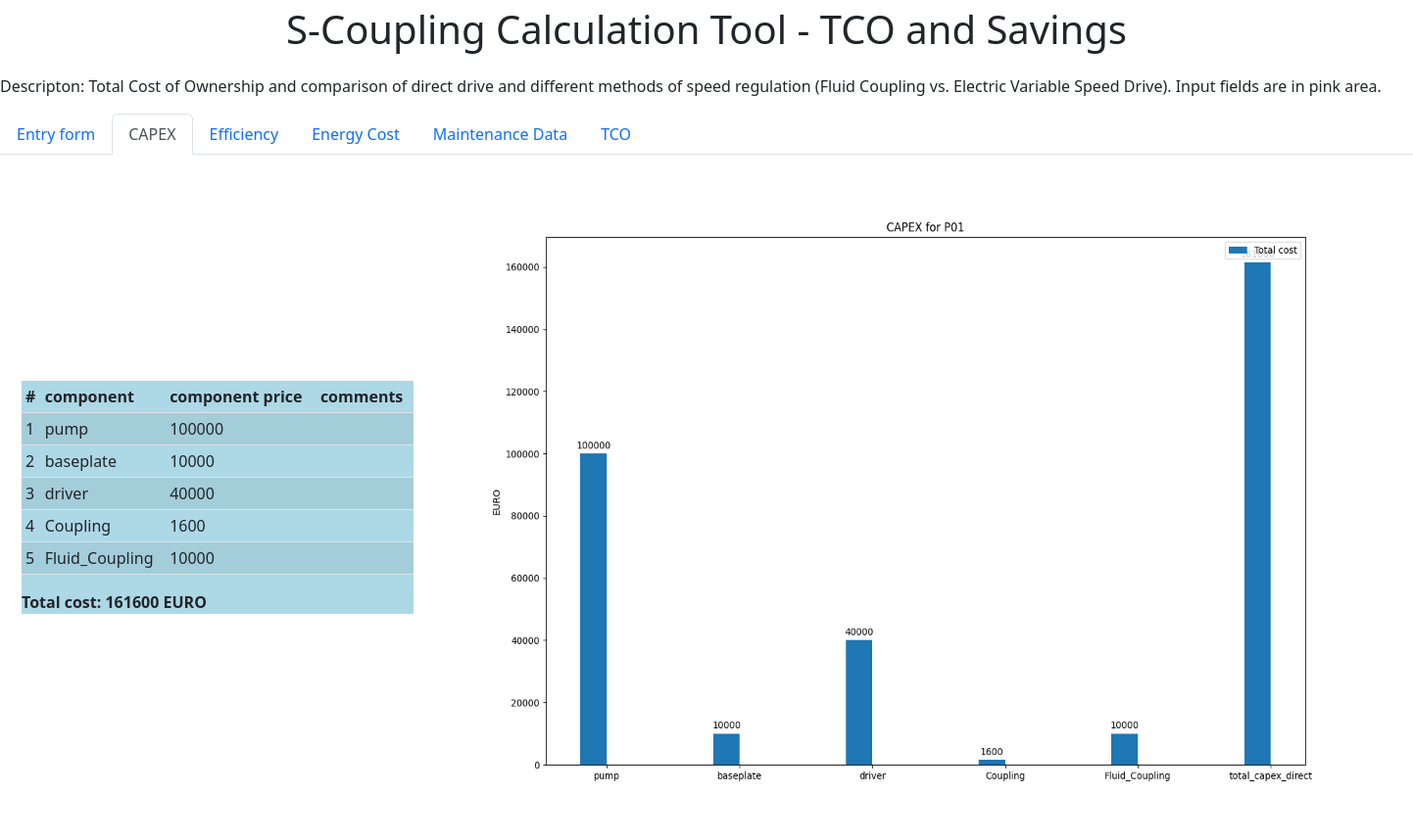
The app's page /capex, older data.
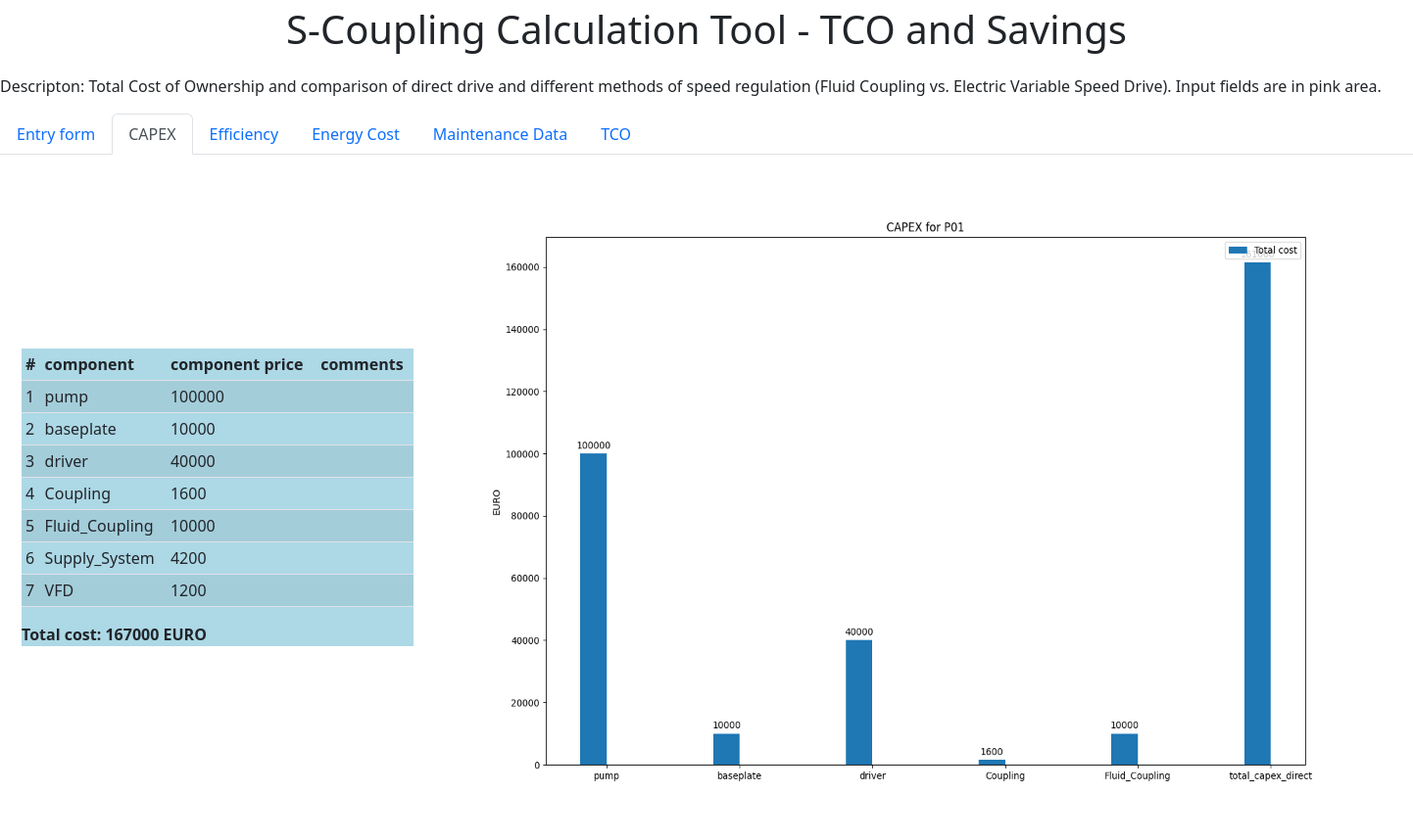
The same page, newer data.
### app.py (models this page shows, shortened)
class Component(db.Model):
    id=db.Column(db.Integer, primary_key=True)
    component = db.Column(db.String(30), nullable=False)
    comments = db.Column(db.String(30), nullable=False)
    component_price=db.Column(db.Integer, nullable=False)

### app.py (the view)
@app.route('/capex', methods=['POST','GET'])
def capex():
    unit_components = Component.query.all()
    generals = General.query.all()
    unit_name = generals[0].unit_name
    total_capex_direct=0
    direct=[]
    for i in range(len(unit_components)):
        total_capex_direct+=unit_components[i].component_price
        direct.append(unit_components[i].component_price)
    direct.append(total_capex_direct)
    labels=[]
    for j in range(len(unit_components)):
        labels.append(unit_components[j].component)
    labels.append('total_capex_direct')
    x = np.arange(len(labels))  # the label locations
    width = 0.20  # the width of the bars
    fig, ax = plt.subplots(figsize=(15,10))
    rects1 = ax.bar(x - width / 2, direct, width, label='Total cost')
    ax.set_ylabel('EURO')
    ax.set_title('CAPEX for '+unit_name)
    ax.set_xticks(x, labels)
    ax.legend()
    ax.bar_label(rects1, padding=3)
    fig.savefig('static/capex.png')  # save the figure to file
    plt.close(fig)
    try:
        return render_template('capex.html',x=x,unit_name=unit_name,unit_components=unit_components,total_capex_direct=total_capex_direct)
    except:
        return render_template('capex.html', unit_name=unit_name,unit_components=unit_components, total_capex_direct=total_capex_direct)

### templates/capex.html (shortened to what this page needs)
{% extends 'base.html'%}
{%block body%}
<ul class="nav nav-tabs" id="myTab" role="tablist">
  <li class="nav-item" role="presentation">
    <a class="nav-link" id="form" data-bs-toggle="tab" data-bs-target="#Entry form" type="button" role="tab" aria-controls="Entry form" aria-selected="false" href="/form_page">Entry form</a>
  </li>
  <li class="nav-item" role="presentation">
    <a class="nav-link active" id="capex" data-bs-toggle="tab" data-bs-target="#capex" type="button" role="tab" aria-controls="capex" aria-selected="true" href="/capex">CAPEX</a>
  </li>
  <li class="nav-item" role="presentation">
    <a class="nav-link" id="efficiency" data-bs-toggle="tab" data-bs-target="#efficiency" type="button" role="tab" aria-controls="efficiency" aria-selected="false" href="/efficiency">Efficiency</a>
  </li>
    <li class="energy" role="presentation">
    <a class="nav-link" id="energy" data-bs-toggle="tab" data-bs-target="#energy" type="button" role="tab" aria-controls="energy" aria-selected="false" href="/energy">Energy Cost</a>
  </li>
    <li class="energy" role="presentation">
    <a class="nav-link" id="maintenance" data-bs-toggle="tab" data-bs-target="#maintenance" type="button" role="tab" aria-controls="maintenance" aria-selected="false" href="/maintenance">Maintenance Data</a>
  </li>
    <li class="energy" role="presentation">
    <a class="nav-link" id="tco" data-bs-toggle="tab" data-bs-target="#tco" type="button" role="tab" aria-controls="tco" aria-selected="false" href="/tco">TCO</a>
  </li>
</ul>
<section class="container">
  <div class="tab">
<table class="table table-striped table-sm">
          <thead>
            <tr>
              <th scope="col">#</th>
              <th scope="col">component</th>
              <th scope="col">component price</th>
              <th scope="col">comments</th>
            </tr>
          </thead>
     <tbody>
     {% for i in unit_components %}
            <tr>
              <td class="counterCell"></td>
              <td>{{i.component}}</td>
              <td>{{i.component_price}}</td>
              <td>{{i.comments}}</td>
            </tr>
     {% endfor %}
          </tbody>
</table>
    <b>Total cost: {{total_capex_direct}} EURO</b><br>
  </div>
<div class="image">
<img src="{{url_for('static', filename='capex.png')}}" align="middle" alt="Capex pic" width="1000" height="700"/>
  </div>
</section>
{%endblock%}

Row changes from the older to the newer data that the page shows:
added Component: component "Supply_System", component_price "4200"
added Component: component "VFD", component_price "1200"
Text that changed along with them:
{{ total_capex_direct }}: "161600" → "167000"
